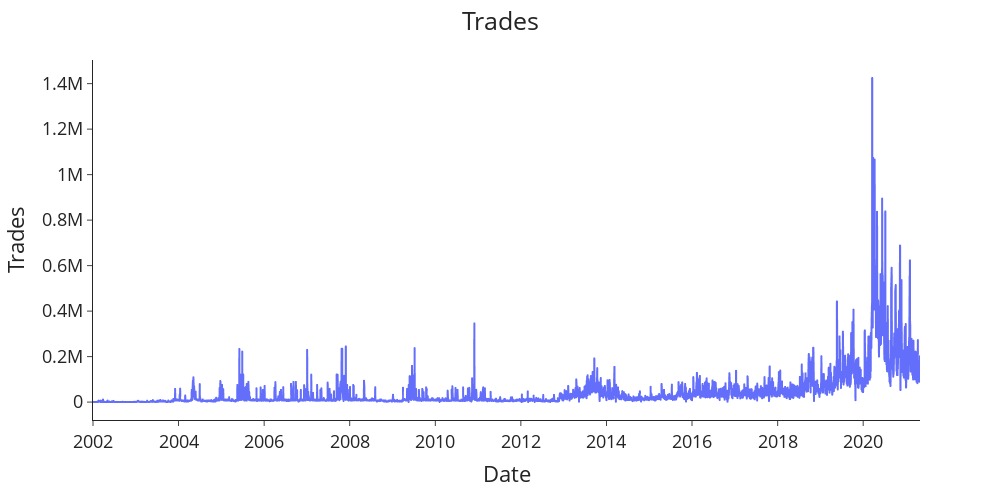

Notebook cell for this chart:
### Code cell
plotting(df,'Date' ,'Trades', title='Trades', 
         x_label='Date', y_label='Trades')

### Figure 1 — Plotly figure (JSON) as saved in the notebook; plotly's stock layout.template omitted (floating-point values rounded to 4 significant figures; data arrays with more than 128 entries replaced by an {"elided": "..."} marker saying what was removed)
{"data": [{"hovertemplate": "Date=%{x}<br>Trades=%{y}<extra></extra>", "legendgroup": "", "line": {"color": "#636efa", "dash": "solid"}, "marker": {"symbol": "circle"}, "mode": "lines", "name": "", "showlegend": false, "type": "scattergl", "x": {"elided": "4797 str values"}, "xaxis": "x", "y": {"elided": "4797 float values"}, "yaxis": "y"}], "layout": {"font": {"size": 18}, "height": 500, "legend": {"tracegroupgap": 0}, "margin": {"t": 60}, "title": {"text": "Trades", "x": 0.5}, "width": 1000, "xaxis": {"anchor": "y", "autorange": true, "domain": [0, 1], "range": ["2002-01-01", "2021-04-30"], "title": {"text": "Date"}, "type": "date"}, "yaxis": {"anchor": "x", "autorange": true, "domain": [0, 1], "range": [-78730.0, 1504000.0], "title": {"text": "Trades"}, "type": "linear"}}}
